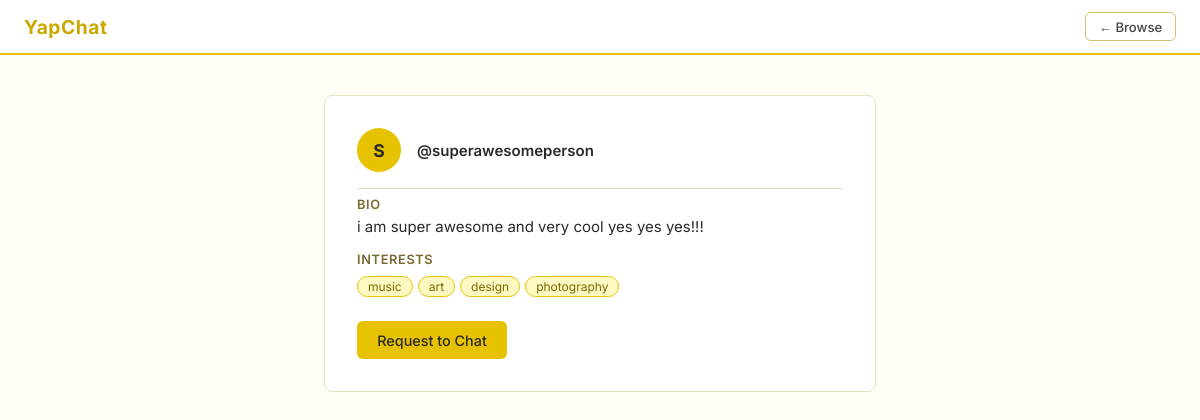
Page /profile/superawesomeperson (signed in) on the committed database.
### tables this page shows
CREATE TABLE users (
                username      TEXT PRIMARY KEY,
                password_hash TEXT NOT NULL,
                bio           TEXT DEFAULT '',
                tags          TEXT DEFAULT ''
            );

### main.py (the view)
@app.route('/profile/<username>') #____________________PROFILE_PAGE________________________
@login_required
def profile(username):
    with get_db() as conn:
        user = conn.execute(
            'SELECT username, bio, tags FROM users WHERE username = ?', (username,)
        ).fetchone()
    if not user:
        return redirect(url_for('browse'))
    user_data = {
        'username': user['username'],
        'bio':      user['bio'],
        'tags':     [t.strip() for t in user['tags'].split(',') if t.strip()]
    }
    return render_template('profile.html', user=user_data,
                           current_user=session['username'])

### main.py (called while the page is built)
def get_db():
    conn = sqlite3.connect(DATABASE)
    conn.row_factory = sqlite3.Row
    return conn

def login_required(f):
    from functools import wraps
    @wraps(f)
    def decorated(*args, **kwargs):
        if 'username' not in session:
            return redirect(url_for('home'))
        return f(*args, **kwargs)
    return decorated

### templates/profile.html (shortened to what this page needs)
<!DOCTYPE html>
<html lang="en">
<head>
  <link rel="stylesheet" href="/static/css/style.css">
</head>
<body>
  <nav class="navbar">
    <span class="navbar-brand">YapChat</span>
    <div class="navbar-links">
      <a href="/browse" class="btn btn-secondary btn-sm">← Browse</a>
    </div>
  </nav>
  <div class="settings-layout">
    <div class="card">
      <div style="display:flex; align-items:center; gap:1rem; margin-bottom:1rem;">
        <div class="user-avatar">{{ user.username[0].upper() }}</div>
        <div>
          <div class="user-name">@{{ user.username }}</div>
        </div>
      </div>
      <hr class="divider">
      <div class="field">
        <label>Bio</label>
        <p>{{ user.bio if user.bio else 'No bio yet.' }}</p>
      </div>
      <div class="field" style="margin-top:1rem;">
        <label>Interests</label>
        <div class="tags">
          {% if user.tags %}
            {% for tag in user.tags %}
            <span class="tag">{{ tag }}</span>
            {% endfor %}
          {% else %}
            <p>No tags yet.</p>
          {% endif %}
        </div>
      </div>
      {% if user.username != current_user %}
      <div style="margin-top:1.5rem;">
        <a href="/request-chat/{{ user.username }}" class="btn btn-primary">
          Request to Chat
        </a>
      </div>
      {% endif %}
    </div>
  </div>
</body>
</html>

### static/css/style.css (style rules this page uses)
* { box-sizing: border-box; margin: 0; padding: 0; }
body { font-family: 'Inter', sans-serif; background: #fffef5; color: #2a2a2a; font-size: 15px; }
a { color: #b8860b; text-decoration: none; }
.card { background: #fff; border: 1px solid #e8e0c0; border-radius: 8px; padding: 2rem; }
.field { display: flex; flex-direction: column; gap: 5px; margin-bottom: 1rem; }
.field label { font-size: 0.8rem; font-weight: 600; color: #7a6a30; text-transform: uppercase; letter-spacing: 0.05em; }
.btn { display: inline-block; padding: 0.6rem 1.2rem; border-radius: 6px; border: 1px solid transparent; font-family: inherit; font-size: 0.9rem; font-weight: 500; cursor: pointer; text-align: center; transition: opacity 0.15s; }
.btn-primary { background: #e6c200; color: #2a2a2a; }
.btn-secondary { background: #fff; color: #444; border-color: #d4c070; }
.btn-sm { padding: 0.35rem 0.8rem; font-size: 0.82rem; }
.tags { display: flex; flex-wrap: wrap; gap: 5px; margin-top: 4px; }
.tag { background: #fef9c3; color: #7a6a00; border-radius: 20px; font-size: 0.75rem; padding: 2px 10px; border: 1px solid #e6c200; }
.navbar { background: #fff; border-bottom: 2px solid #e6c200; padding: 0.75rem 1.5rem; display: flex; align-items: center; justify-content: space-between; position: sticky; top: 0; z-index: 10; }
.navbar-brand { font-weight: 700; font-size: 1.2rem; color: #c9a800; letter-spacing: 0.03em; }
.navbar-links { display: flex; align-items: center; gap: 0.75rem; }
.user-avatar { width: 44px; height: 44px; border-radius: 50%; background: #e6c200; color: #2a2a2a; display: flex; align-items: center; justify-content: center; font-weight: 700; font-size: 1.1rem; }
.user-name { font-weight: 600; color: #2a2a2a; }
.settings-layout { max-width: 600px; margin: 2.5rem auto; padding: 0 1.5rem; }
.divider { border: none; border-top: 1px solid #e8e0c0; margin: 0.5rem 0; }

### rows in the picture
users: username "superawesomeperson", bio "i am super awesome and very cool yes yes yes!!!"

### other values in the picture
{{ user.username[0].upper() }} "S"
{{ tag }} "music" "art" "design" "photography"
